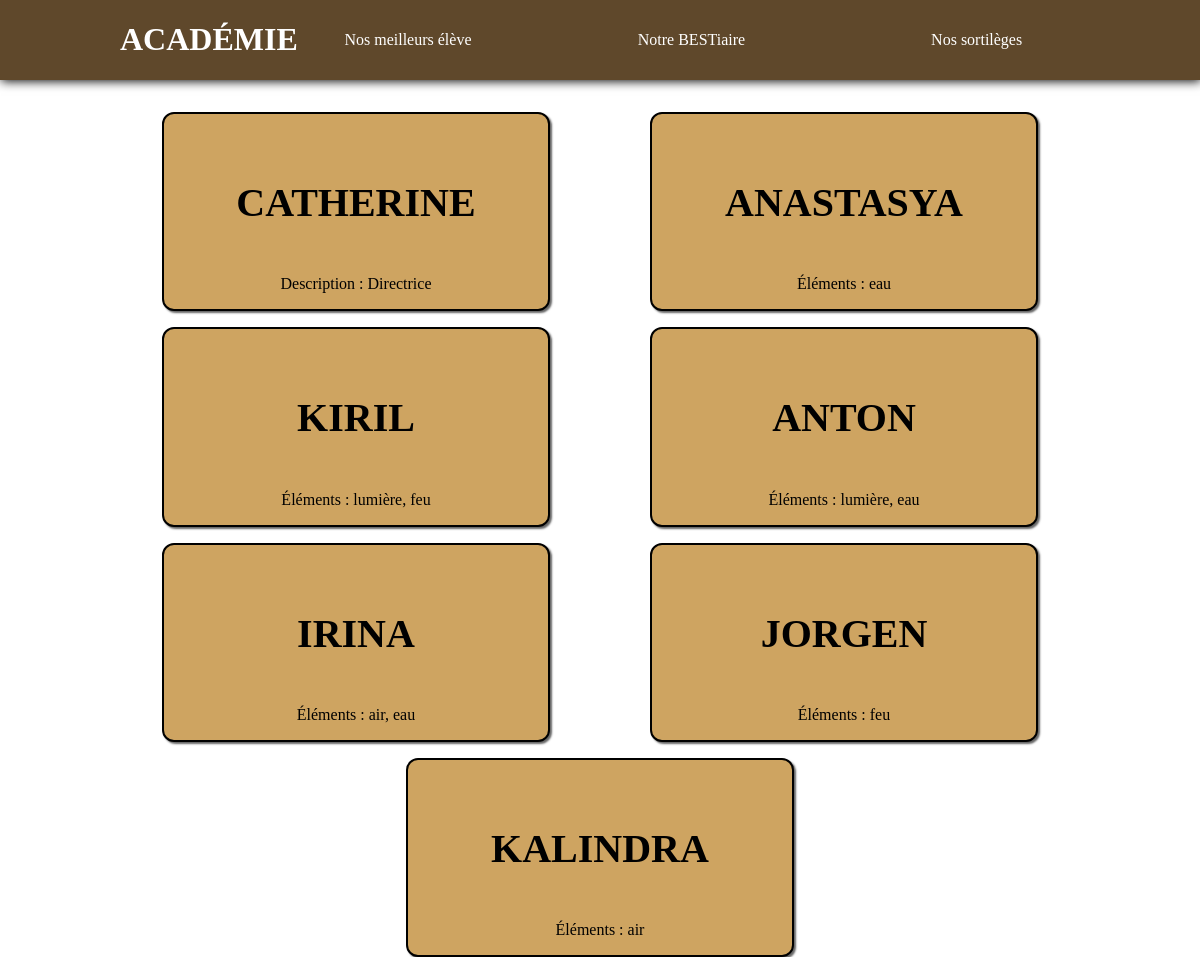
Screenshot of /user.php with the database file from the repository.
### tables this page shows
CREATE TABLE `user` (
  `id_user` int NOT NULL,
  `nom` varchar(255) NOT NULL,
  `role` varchar(255) NOT NULL,
  `mdp` varchar(255) NOT NULL
);

### user.php (the view, shortened to what this page needs)
<?php include "init.php"; ?>
<?php
$requestUsers = $bdd->query('SELECT id_user, nom, role FROM user');
$users = $requestUsers->fetchAll(PDO::FETCH_ASSOC);
$userElementsStmt = $bdd->query('
    SELECT ue.id_user, e.element
    FROM user_element ue
    INNER JOIN element e ON ue.id_element = e.id_element
');
$userElementsRaw = $userElementsStmt->fetchAll(PDO::FETCH_ASSOC);
$userElements = [];
foreach ($userElementsRaw as $row) {
    $userElements[$row['id_user']][] = $row['element'];
}
?>
<!DOCTYPE html>
<html lang="fr">
<head>
    <link rel="stylesheet" href="assets/css/style.css">
</head>
<body>
<?php include "header.php"; ?>
<main>
    <div class="container" id="user">
        <?php foreach ($users as $data): ?>
            <div class="container">
                <h2><?= htmlspecialchars($data['nom']) ?></h2>
                <?php if ($data['id_user'] == 1): ?>
                    <p>Description : Directrice</p>
                <?php else: ?>
                    <p>Éléments :
                        <?= isset($userElements[$data['id_user']])
                            ? htmlspecialchars(implode(', ', $userElements[$data['id_user']]))
                            : 'Aucun' ?>
                    </p>
                <?php endif; ?>
            </div>
        <?php endforeach; ?>
    </div>
</main>
</body>
</html>

### assets/css/style.css (style rules this page uses)
body { margin: 0; padding: 0; background-image: url("../img/OIP.jpg"); background-size: cover; background-position: center; }
.container { width: 80%; margin: 0 auto; padding: 0; }
h2 { font-size: 40px; }
main .container { padding-top: 2em; }
main #user { display: flex; justify-content: center; flex-wrap: wrap; gap: 2vh; }
main #user .container { border: 2px solid black; width: 40%; box-shadow: 2px 2px 2px rgb(102, 102, 102); display: flex; align-items: center; flex-direction: column; background-color: rgb(206, 164, 97); border-radius: 12px; justify-content: space-between; }
main #user .container h2 { text-transform: uppercase; text-align: center; }
main #user .container p { text-align: center; }

### rows the page displays
user: nom "CATHERINE", shows "Description : Directrice"
user: nom "ANASTASYA", id_user "eau"
user: nom "KIRIL", id_user "lumière, feu"
user: nom "ANTON", id_user "lumière, eau"
user: nom "IRINA", id_user "air, eau"
user: nom "JORGEN", id_user "feu"
user: nom "KALINDRA", id_user "air"
